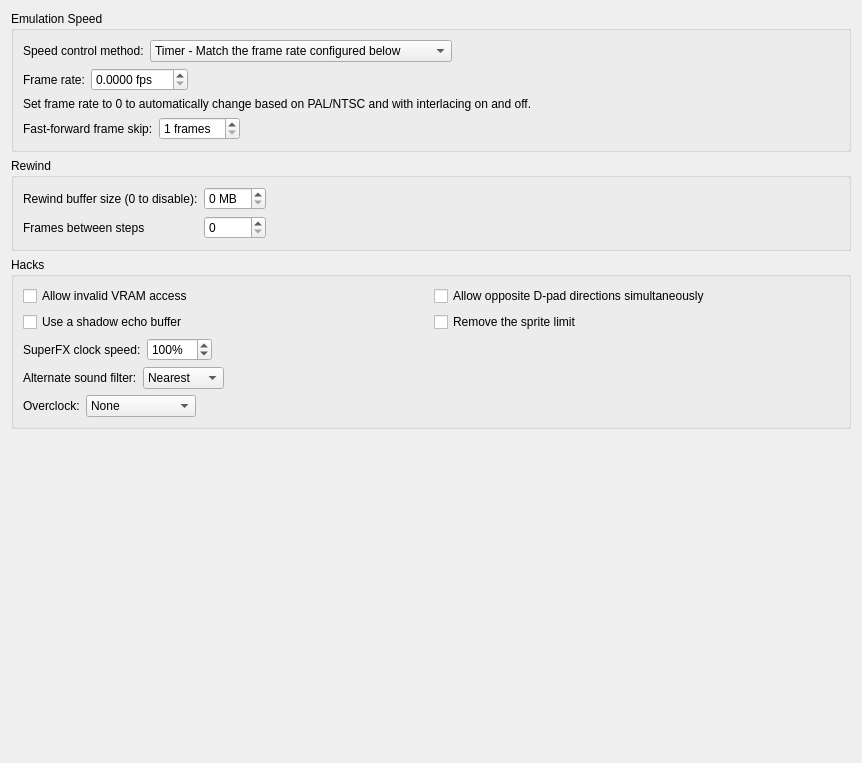
<?xml version="1.0" encoding="UTF-8"?>
<ui version="4.0">
 <class>EmulationPanel</class>
 <widget class="QWidget" name="EmulationPanel">
  <property name="geometry">
   <rect>
    <x>0</x>
    <y>0</y>
    <width>862</width>
    <height>763</height>
   </rect>
  </property>
  <property name="windowTitle">
   <string>Form</string>
  </property>
  <layout class="QVBoxLayout" name="verticalLayout">
   <item>
    <widget class="QGroupBox" name="groupBox">
     <property name="title">
      <string>Emulation Speed</string>
     </property>
     <layout class="QVBoxLayout" name="verticalLayout_2">
      <item>
       <layout class="QHBoxLayout" name="horizontalLayout">
        <item>
         <widget class="QLabel" name="label">
          <property name="text">
           <string>Speed control method:</string>
          </property>
         </widget>
        </item>
        <item>
         <widget class="QComboBox" name="comboBox_speed_control_method">
          <property name="whatsThis">
           <string>&lt;html&gt;&lt;head/&gt;&lt;body&gt;&lt;p&gt;This controls how the program runs the emulated content at the correct speed.&lt;/p&gt;&lt;p&gt;&lt;span style=&quot; font-style:italic;&quot;&gt;Timer&lt;/span&gt;: This sets a literal timer and shows emulated frames at the exact frame rate specified, or automatically matches the emulated system. It may not match your display's frame rate, which can cause judders.&lt;/p&gt;&lt;p&gt;&lt;span style=&quot; font-style:italic;&quot;&gt;Timer with Frameskipping&lt;/span&gt;: The same as timer, except if your display has a lower refresh rate than the emulated system it will skip frames to keep up.&lt;/p&gt;&lt;p&gt;&lt;span style=&quot; font-style:italic;&quot;&gt;Sound Synchronization: &lt;/span&gt;Assume the sound engine is outputting the sound at the correct speed and match the video output rate with it. This assumes your refresh rate is fairly close to the emulated system and you have vsync turned on.&lt;/p&gt;&lt;p&gt;&lt;span style=&quot; font-style:italic;&quot;&gt;None:&lt;/span&gt; Don't attempt to slow emulation down. If you turn off vsync, this will run as fast as possible. If your display matches the emulated system's refresh rate closely, this with vsync enabled is generally the smoothest option aside from variable refresh rates with a timer.&lt;/p&gt;&lt;/body&gt;&lt;/html&gt;</string>
          </property>
          <item>
           <property name="text">
            <string>Timer - Match the frame rate configured below</string>
           </property>
          </item>
          <item>
           <property name="text">
            <string>Timer with Frame Skipping - Skip frames if needed</string>
           </property>
          </item>
          <item>
           <property name="text">
            <string>Sound Synchronization - Wait on the sound buffer</string>
           </property>
          </item>
          <item>
           <property name="text">
            <string>None - Run unthrottled, unless vsync is turned on</string>
           </property>
          </item>
         </widget>
        </item>
        <item>
         <spacer name="horizontalSpacer">
          <property name="orientation">
           <enum>Qt::Horizontal</enum>
          </property>
          <property name="sizeHint" stdset="0">
           <size>
            <width>40</width>
            <height>20</height>
           </size>
          </property>
         </spacer>
        </item>
       </layout>
      </item>
      <item>
       <layout class="QHBoxLayout" name="horizontalLayout_2">
        <item>
         <widget class="QLabel" name="label_2">
          <property name="text">
           <string>Frame rate:</string>
          </property>
         </widget>
        </item>
        <item>
         <widget class="QDoubleSpinBox" name="doubleSpinBox_frame_rate">
          <property name="whatsThis">
           <string>&lt;html&gt;&lt;head/&gt;&lt;body&gt;&lt;p&gt;Override the frame rate of the emulated system. This can be used to run slightly faster or slower than usual, or to match the timer to your exact refresh rate.&lt;/p&gt;&lt;p&gt;&lt;br/&gt;&lt;/p&gt;&lt;p&gt;Set this to 0 to use whatever the emulated system uses.&lt;/p&gt;&lt;/body&gt;&lt;/html&gt;</string>
          </property>
          <property name="suffix">
           <string> fps</string>
          </property>
          <property name="decimals">
           <number>4</number>
          </property>
          <property name="minimum">
           <double>0.000000000000000</double>
          </property>
          <property name="maximum">
           <double>120.000000000000000</double>
          </property>
          <property name="value">
           <double>0.000000000000000</double>
          </property>
         </widget>
        </item>
        <item>
         <spacer name="horizontalSpacer_2">
          <property name="orientation">
           <enum>Qt::Horizontal</enum>
          </property>
          <property name="sizeHint" stdset="0">
           <size>
            <width>40</width>
            <height>20</height>
           </size>
          </property>
         </spacer>
        </item>
       </layout>
      </item>
      <item>
       <widget class="QLabel" name="label_3">
        <property name="text">
         <string>Set frame rate to 0 to automatically change based on PAL/NTSC and with interlacing on and off.</string>
        </property>
        <property name="textFormat">
         <enum>Qt::PlainText</enum>
        </property>
        <property name="wordWrap">
         <bool>true</bool>
        </property>
       </widget>
      </item>
      <item>
       <layout class="QHBoxLayout" name="horizontalLayout_5">
        <item>
         <widget class="QLabel" name="label_8">
          <property name="text">
           <string>Fast-forward frame skip:</string>
          </property>
         </widget>
        </item>
        <item>
         <widget class="QSpinBox" name="spinBox_fast_forward_skip_frames">
          <property name="whatsThis">
           <string>&lt;html&gt;&lt;head/&gt;&lt;body&gt;&lt;p&gt;Skips rendering the specified amount of frames when using the fast-forward function. The higher this amount, the faster it goes.&lt;/p&gt;&lt;/body&gt;&lt;/html&gt;</string>
          </property>
          <property name="suffix">
           <string> frames</string>
          </property>
          <property name="minimum">
           <number>1</number>
          </property>
          <property name="maximum">
           <number>15</number>
          </property>
         </widget>
        </item>
        <item>
         <spacer name="horizontalSpacer_6">
          <property name="orientation">
           <enum>Qt::Horizontal</enum>
          </property>
          <property name="sizeHint" stdset="0">
           <size>
            <width>40</width>
            <height>20</height>
           </size>
          </property>
         </spacer>
        </item>
       </layout>
      </item>
     </layout>
    </widget>
   </item>
   <item>
    <widget class="QGroupBox" name="groupBox_2">
     <property name="title">
      <string>Rewind</string>
     </property>
     <layout class="QVBoxLayout" name="verticalLayout_3">
      <item>
       <layout class="QGridLayout" name="gridLayout">
        <item row="0" column="0">
         <widget class="QLabel" name="label_4">
          <property name="text">
           <string>Rewind buffer size (0 to disable):</string>
          </property>
         </widget>
        </item>
        <item row="1" column="1">
         <widget class="QSpinBox" name="spinBox_rewind_frames">
          <property name="whatsThis">
           <string>&lt;html&gt;&lt;head/&gt;&lt;body&gt;&lt;p&gt;The number of frames between each rewind snapshot. More frames mean rewind can go back further and will rewind faster. &lt;/p&gt;&lt;/body&gt;&lt;/html&gt;</string>
          </property>
         </widget>
        </item>
        <item row="1" column="0">
         <widget class="QLabel" name="label_5">
          <property name="text">
           <string>Frames between steps</string>
          </property>
         </widget>
        </item>
        <item row="0" column="1">
         <widget class="QSpinBox" name="spinBox_rewind_buffer_size">
          <property name="whatsThis">
           <string>&lt;html&gt;&lt;head/&gt;&lt;body&gt;&lt;p&gt;Amount of memory to use to enable the rewind function. The amount of time each MB gets you varies based on the complexity of the game. Set to 0 to disable rewind altogether and use less processor time.&lt;/p&gt;&lt;/body&gt;&lt;/html&gt;</string>
          </property>
          <property name="suffix">
           <string> MB</string>
          </property>
         </widget>
        </item>
        <item row="0" column="2">
         <spacer name="horizontalSpacer_3">
          <property name="orientation">
           <enum>Qt::Horizontal</enum>
          </property>
          <property name="sizeHint" stdset="0">
           <size>
            <width>40</width>
            <height>20</height>
           </size>
          </property>
         </spacer>
        </item>
       </layout>
      </item>
     </layout>
    </widget>
   </item>
   <item>
    <widget class="QGroupBox" name="groupBox_3">
     <property name="title">
      <string>Hacks</string>
     </property>
     <layout class="QVBoxLayout" name="verticalLayout_4">
      <item>
       <layout class="QGridLayout" name="gridLayout_2">
        <item row="0" column="0">
         <widget class="QCheckBox" name="checkBox_allow_invalid_vram_access">
          <property name="whatsThis">
           <string>&lt;html&gt;&lt;head/&gt;&lt;body&gt;&lt;p&gt;A hack option. Only use this if you are running a third-party hack of a game that was designed for emulators and needs this.&lt;/p&gt;&lt;/body&gt;&lt;/html&gt;</string>
          </property>
          <property name="text">
           <string>Allow invalid VRAM access</string>
          </property>
         </widget>
        </item>
        <item row="2" column="0">
         <widget class="QCheckBox" name="checkBox_use_shadow_echo_buffer">
          <property name="whatsThis">
           <string>&lt;html&gt;&lt;head/&gt;&lt;body&gt;&lt;p&gt;This option is explicitly for old AddMusic hacks. If you know you have one of those, you can enable this. Otherwise, leave it unchecked.&lt;/p&gt;&lt;/body&gt;&lt;/html&gt;</string>
          </property>
          <property name="text">
           <string>Use a shadow echo buffer</string>
          </property>
         </widget>
        </item>
        <item row="0" column="1">
         <widget class="QCheckBox" name="checkBox_allow_opposing_dpad_directions">
          <property name="whatsThis">
           <string>&lt;html&gt;&lt;head/&gt;&lt;body&gt;&lt;p&gt;Original controllers may have had a small pin in the dpad preventing left and right or up and down from being pressed at the same time. This will allow that behavior if you're using a keyboard or device that can press those buttons at the same time. Some games will glitch when this is done.&lt;/p&gt;&lt;/body&gt;&lt;/html&gt;</string>
          </property>
          <property name="text">
           <string>Allow opposite D-pad directions simultaneously</string>
          </property>
         </widget>
        </item>
        <item row="2" column="1">
         <widget class="QCheckBox" name="checkBox_remove_sprite_limit">
          <property name="whatsThis">
           <string>&lt;html&gt;&lt;head/&gt;&lt;body&gt;&lt;p&gt;Allows more sprites to be displayed on the screen in an attempt to remove flickering.&lt;/p&gt;&lt;p&gt;Some games take advantage of this limit and use it to hide glitches, and removing the limit will make those visible.&lt;/p&gt;&lt;/body&gt;&lt;/html&gt;</string>
          </property>
          <property name="text">
           <string>Remove the sprite limit</string>
          </property>
         </widget>
        </item>
       </layout>
      </item>
      <item>
       <layout class="QHBoxLayout" name="horizontalLayout_3">
        <item>
         <widget class="QLabel" name="label_6">
          <property name="text">
           <string>SuperFX clock speed:</string>
          </property>
         </widget>
        </item>
        <item>
         <widget class="QSpinBox" name="spinBox_superfx_clock_speed">
          <property name="whatsThis">
           <string>&lt;html&gt;&lt;head/&gt;&lt;body&gt;&lt;p&gt;Change the speed of the SuperFX chip. The SuperFX had some notoriously slow games, and this can be used to attempt to speed them up.&lt;/p&gt;&lt;/body&gt;&lt;/html&gt;</string>
          </property>
          <property name="suffix">
           <string>%</string>
          </property>
          <property name="minimum">
           <number>50</number>
          </property>
          <property name="maximum">
           <number>1000</number>
          </property>
          <property name="singleStep">
           <number>10</number>
          </property>
          <property name="value">
           <number>100</number>
          </property>
         </widget>
        </item>
        <item>
         <spacer name="horizontalSpacer_4">
          <property name="orientation">
           <enum>Qt::Horizontal</enum>
          </property>
          <property name="sizeHint" stdset="0">
           <size>
            <width>40</width>
            <height>20</height>
           </size>
          </property>
         </spacer>
        </item>
       </layout>
      </item>
      <item>
       <layout class="QHBoxLayout" name="horizontalLayout_4">
        <item>
         <widget class="QLabel" name="label_7">
          <property name="text">
           <string>Alternate sound filter:</string>
          </property>
         </widget>
        </item>
        <item>
         <widget class="QComboBox" name="comboBox_sound_filter">
          <property name="whatsThis">
           <string>&lt;html&gt;&lt;head/&gt;&lt;body&gt;&lt;p&gt;Alternate sound filters can make the audio more crisp than the authentic gaussian filter.&lt;/p&gt;&lt;p&gt;The Cubic and Sinc filters provide the best improvement, but they can reveal some noise that would normally be hidden by the hardware.&lt;/p&gt;&lt;/body&gt;&lt;/html&gt;</string>
          </property>
          <item>
           <property name="text">
            <string>Nearest</string>
           </property>
          </item>
          <item>
           <property name="text">
            <string>Linear</string>
           </property>
          </item>
          <item>
           <property name="text">
            <string>Gaussian</string>
           </property>
          </item>
          <item>
           <property name="text">
            <string>Cubic</string>
           </property>
          </item>
          <item>
           <property name="text">
            <string>Sinc</string>
           </property>
          </item>
         </widget>
        </item>
        <item>
         <spacer name="horizontalSpacer_5">
          <property name="orientation">
           <enum>Qt::Horizontal</enum>
          </property>
          <property name="sizeHint" stdset="0">
           <size>
            <width>40</width>
            <height>20</height>
           </size>
          </property>
         </spacer>
        </item>
       </layout>
      </item>
      <item>
       <layout class="QHBoxLayout" name="horizontalLayout_6">
        <item>
         <widget class="QLabel" name="label_9">
          <property name="text">
           <string>Overclock:</string>
          </property>
         </widget>
        </item>
        <item>
         <widget class="QComboBox" name="comboBox_overclock">
          <item>
           <property name="text">
            <string>None</string>
           </property>
          </item>
          <item>
           <property name="text">
            <string>Auto-FastROM</string>
           </property>
          </item>
          <item>
           <property name="text">
            <string>Low</string>
           </property>
          </item>
          <item>
           <property name="text">
            <string>High</string>
           </property>
          </item>
         </widget>
        </item>
        <item>
         <spacer name="horizontalSpacer_7">
          <property name="orientation">
           <enum>Qt::Horizontal</enum>
          </property>
          <property name="sizeHint" stdset="0">
           <size>
            <width>40</width>
            <height>20</height>
           </size>
          </property>
         </spacer>
        </item>
       </layout>
      </item>
     </layout>
    </widget>
   </item>
   <item>
    <spacer name="verticalSpacer">
     <property name="orientation">
      <enum>Qt::Vertical</enum>
     </property>
     <property name="sizeHint" stdset="0">
      <size>
       <width>20</width>
       <height>40</height>
      </size>
     </property>
    </spacer>
   </item>
  </layout>
 </widget>
 <resources/>
 <connections/>
</ui>
